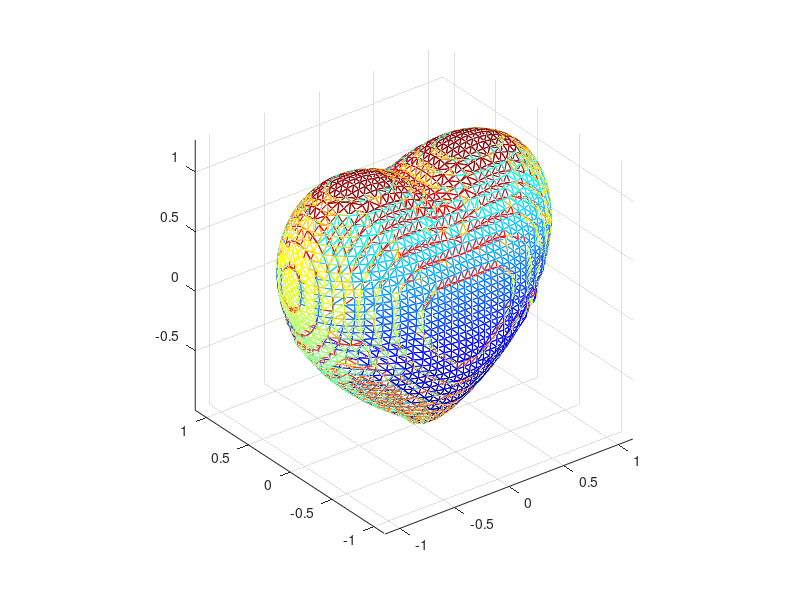

Recreate this plot in MATLAB.
f=@(x,y,z)(x.^2+ (9./4).*y.^2 + z.^2 - 1).^3 - x.^2.*z.^3 - (9./80).*y.^2.*z.^3;

[x,y,z]=meshgrid(linspace(-3,3));

val=f(x,y,z);

[p,v]=isosurface(x,y,z,val,0);

patch('faces',p,'vertices',v,'facevertexcdata',jet(size(v,1)),'facecolor','w','edgecolor','flat');

view(3);

grid on;

axis equal;
